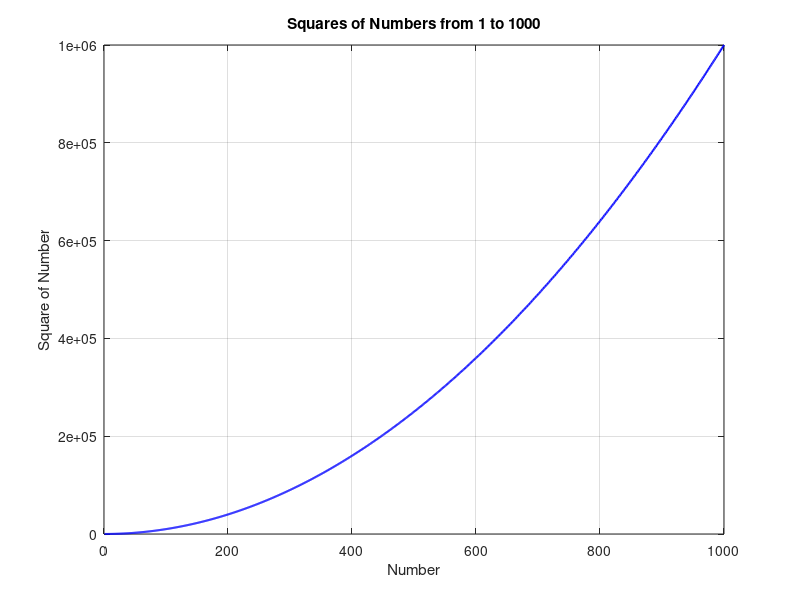
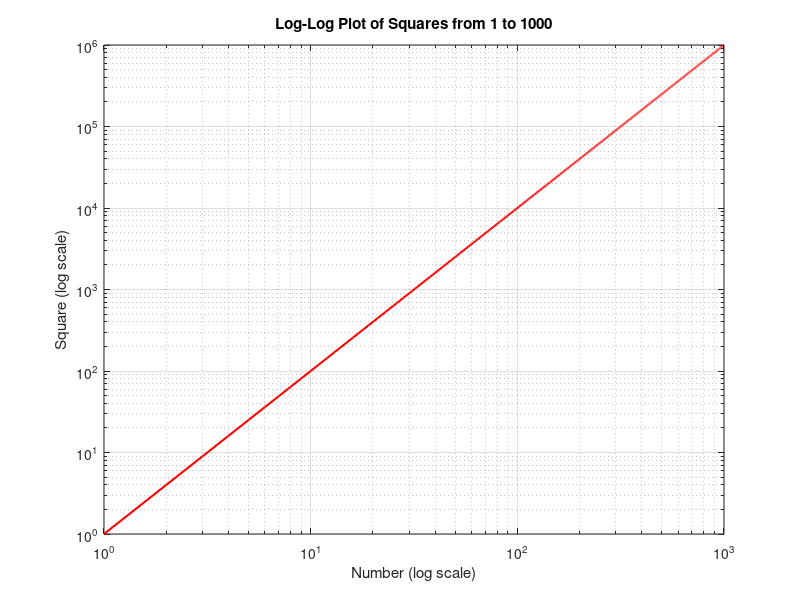

These charts were generated, in order, by the following MATLAB code:
% Generate numbers from 1 to 1000
x = 1:1000;
y = x.^2;

% Linear plot
figure;
plot(x, y, 'b', 'LineWidth', 1.5);
xlabel('Number');
ylabel('Square of Number');
title('Squares of Numbers from 1 to 1000');
grid on;

% Logarithmic plot for better scale perception
figure;
loglog(x, y, 'r', 'LineWidth', 1.5);
xlabel('Number (log scale)');
ylabel('Square (log scale)');
title('Log-Log Plot of Squares from 1 to 1000');
grid on;
